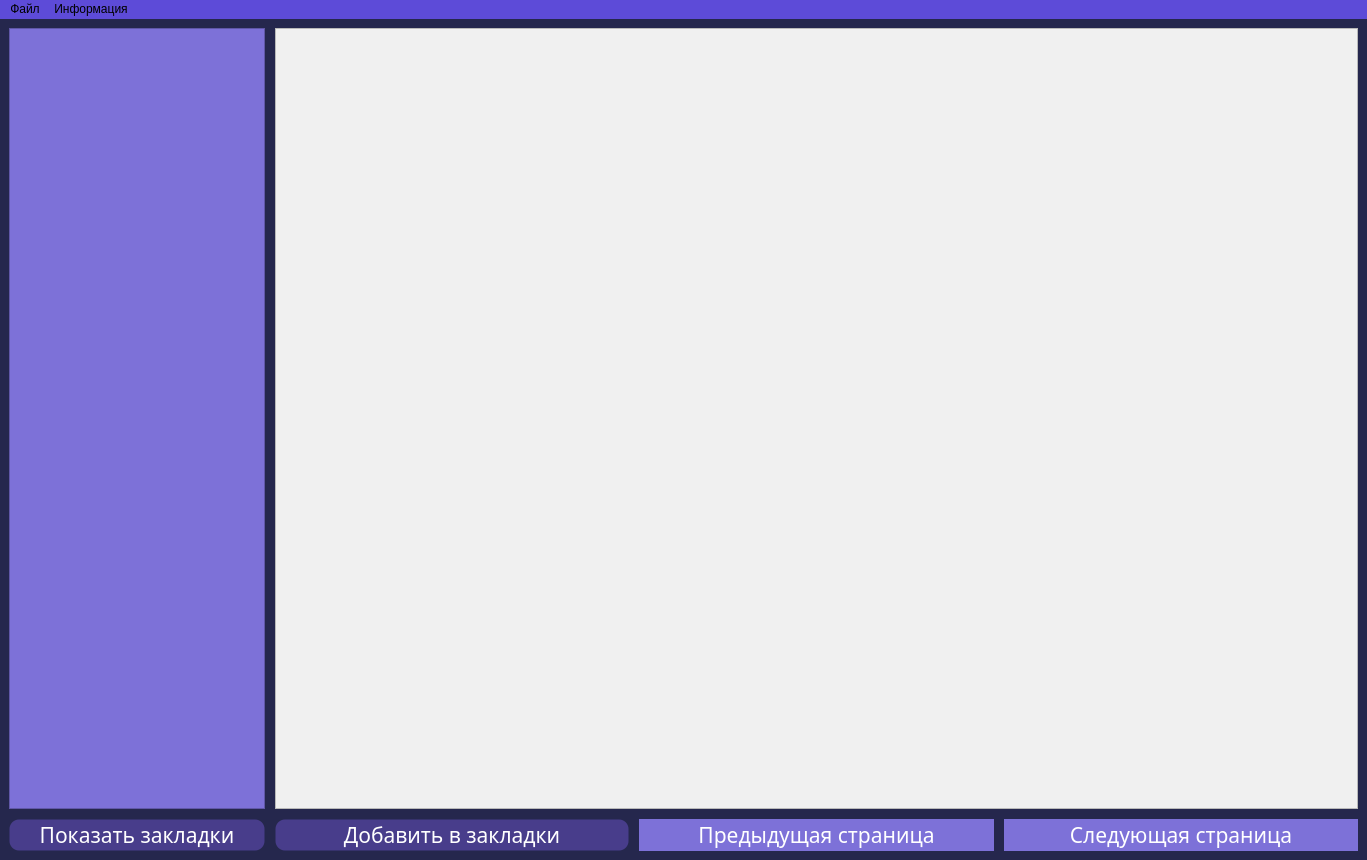
<?xml version="1.0" encoding="UTF-8"?>
<ui version="4.0">
 <class>MainWindow</class>
 <widget class="QMainWindow" name="MainWindow">
  <property name="geometry">
   <rect>
    <x>0</x>
    <y>0</y>
    <width>1367</width>
    <height>860</height>
   </rect>
  </property>
  <property name="minimumSize">
   <size>
    <width>800</width>
    <height>600</height>
   </size>
  </property>
  <property name="contextMenuPolicy">
   <enum>Qt::ContextMenuPolicy::DefaultContextMenu</enum>
  </property>
  <property name="windowTitle">
   <string>MainWindow</string>
  </property>
  <property name="styleSheet">
   <string notr="true">background-color: rgb(37, 39, 77);
</string>
  </property>
  <widget class="QWidget" name="centralwidget">
   <layout class="QGridLayout" name="gridLayout_2">
    <item row="0" column="0">
     <layout class="QGridLayout" name="gridLayout" rowstretch="10,0">
      <property name="sizeConstraint">
       <enum>QLayout::SizeConstraint::SetDefaultConstraint</enum>
      </property>
      <property name="leftMargin">
       <number>0</number>
      </property>
      <property name="rightMargin">
       <number>0</number>
      </property>
      <property name="spacing">
       <number>10</number>
      </property>
      <item row="0" column="1" colspan="3">
       <widget class="QTextBrowser" name="textBrowser">
        <property name="styleSheet">
         <string notr="true">background-color: rgb(240, 240, 240);</string>
        </property>
       </widget>
      </item>
      <item row="1" column="3">
       <widget class="QPushButton" name="NextPageButton">
        <property name="sizePolicy">
         <sizepolicy hsizetype="Preferred" vsizetype="Fixed">
          <horstretch>0</horstretch>
          <verstretch>0</verstretch>
         </sizepolicy>
        </property>
        <property name="font">
         <font>
          <family>Inter var</family>
          <pointsize>16</pointsize>
         </font>
        </property>
        <property name="cursor">
         <cursorShape>PointingHandCursor</cursorShape>
        </property>
        <property name="styleSheet">
         <string notr="true">background-color: rgb(125, 113, 216);
  border: 1px solid transparent;
  color: #FFFFFF;
  font-family: &quot;Inter var&quot;,ui-sans-serif,system-ui,-apple-system,system-ui,&quot;Segoe UI&quot;,Roboto,&quot;Helvetica Neue&quot;,Arial,&quot;Noto Sans&quot;,sans-serif,&quot;Apple Color Emoji&quot;,&quot;Segoe UI Emoji&quot;,&quot;Segoe UI Symbol&quot;,&quot;Noto Color Emoji&quot;;
</string>
        </property>
        <property name="text">
         <string>Следующая страница</string>
        </property>
       </widget>
      </item>
      <item row="1" column="1">
       <widget class="QPushButton" name="BookmarkButton">
        <property name="sizePolicy">
         <sizepolicy hsizetype="Preferred" vsizetype="Fixed">
          <horstretch>0</horstretch>
          <verstretch>0</verstretch>
         </sizepolicy>
        </property>
        <property name="font">
         <font>
          <family>Inter var</family>
          <pointsize>16</pointsize>
         </font>
        </property>
        <property name="cursor">
         <cursorShape>PointingHandCursor</cursorShape>
        </property>
        <property name="styleSheet">
         <string notr="true">background-color: rgb(72, 61, 139);
  border: 1px solid transparent;
  border-radius: 10px;
  color: #FFFFFF;
  font-family: &quot;Inter var&quot;,ui-sans-serif,system-ui,-apple-system,system-ui,&quot;Segoe UI&quot;,Roboto,&quot;Helvetica Neue&quot;,Arial,&quot;Noto Sans&quot;,sans-serif,&quot;Apple Color Emoji&quot;,&quot;Segoe UI Emoji&quot;,&quot;Segoe UI Symbol&quot;,&quot;Noto Color Emoji&quot;;
</string>
        </property>
        <property name="text">
         <string>Добавить в закладки</string>
        </property>
       </widget>
      </item>
      <item row="1" column="0">
       <widget class="QPushButton" name="OpenBookmarksButton">
        <property name="font">
         <font>
          <family>Inter var</family>
          <pointsize>16</pointsize>
         </font>
        </property>
        <property name="cursor">
         <cursorShape>PointingHandCursor</cursorShape>
        </property>
        <property name="mouseTracking">
         <bool>true</bool>
        </property>
        <property name="styleSheet">
         <string notr="true">background-color: rgb(72, 61, 139);
  border: 1px solid transparent;
  border-radius: 10px;
  color: #FFFFFF;
  font-family: &quot;Inter var&quot;,ui-sans-serif,system-ui,-apple-system,system-ui,&quot;Segoe UI&quot;,Roboto,&quot;Helvetica Neue&quot;,Arial,&quot;Noto Sans&quot;,sans-serif,&quot;Apple Color Emoji&quot;,&quot;Segoe UI Emoji&quot;,&quot;Segoe UI Symbol&quot;,&quot;Noto Color Emoji&quot;;
</string>
        </property>
        <property name="text">
         <string>Показать закладки</string>
        </property>
       </widget>
      </item>
      <item row="1" column="2">
       <widget class="QPushButton" name="PreviousPageButton">
        <property name="sizePolicy">
         <sizepolicy hsizetype="Preferred" vsizetype="Fixed">
          <horstretch>0</horstretch>
          <verstretch>0</verstretch>
         </sizepolicy>
        </property>
        <property name="font">
         <font>
          <family>Inter var</family>
          <pointsize>16</pointsize>
         </font>
        </property>
        <property name="cursor">
         <cursorShape>PointingHandCursor</cursorShape>
        </property>
        <property name="styleSheet">
         <string notr="true">QPushButton#PreviousPageButton {
background-color: rgb(125, 113, 216);
color: #FFFFFF;
border: 1px solid transparent;
font-family: &quot;Inter var&quot;,ui-sans-serif,system-ui,-apple-system,system-ui,&quot;Segoe UI&quot;,Roboto,&quot;Helvetica Neue&quot;,Arial,&quot;Noto Sans&quot;,sans-serif,&quot;Apple Color Emoji&quot;,&quot;Segoe UI Emoji&quot;,&quot;Segoe UI Symbol&quot;,&quot;Noto Color Emoji&quot;;
}

QPushButton#PreviousPageButton:hover {
background-color: #4031b2;
}</string>
        </property>
        <property name="text">
         <string>Предыдущая страница</string>
        </property>
       </widget>
      </item>
      <item row="0" column="0">
       <widget class="QListWidget" name="navigationList">
        <property name="sizePolicy">
         <sizepolicy hsizetype="Maximum" vsizetype="Expanding">
          <horstretch>0</horstretch>
          <verstretch>0</verstretch>
         </sizepolicy>
        </property>
        <property name="styleSheet">
         <string notr="true">background-color: rgb(125, 113, 216);
</string>
        </property>
        <property name="autoScroll">
         <bool>true</bool>
        </property>
       </widget>
      </item>
     </layout>
    </item>
   </layout>
  </widget>
  <widget class="QMenuBar" name="menubar">
   <property name="geometry">
    <rect>
     <x>0</x>
     <y>0</y>
     <width>1367</width>
     <height>21</height>
    </rect>
   </property>
   <property name="styleSheet">
    <string notr="true">background-color: rgb(93, 75, 216);</string>
   </property>
   <widget class="QMenu" name="menu">
    <property name="title">
     <string>Файл</string>
    </property>
    <addaction name="menuExit"/>
   </widget>
   <widget class="QMenu" name="menu_2">
    <property name="title">
     <string>Информация</string>
    </property>
    <addaction name="menuAbout"/>
   </widget>
   <addaction name="menu"/>
   <addaction name="menu_2"/>
  </widget>
  <action name="menuExit">
   <property name="text">
    <string>Выйти</string>
   </property>
  </action>
  <action name="menuAbout">
   <property name="text">
    <string>О программе</string>
   </property>
  </action>
 </widget>
 <resources/>
 <connections/>
</ui>
